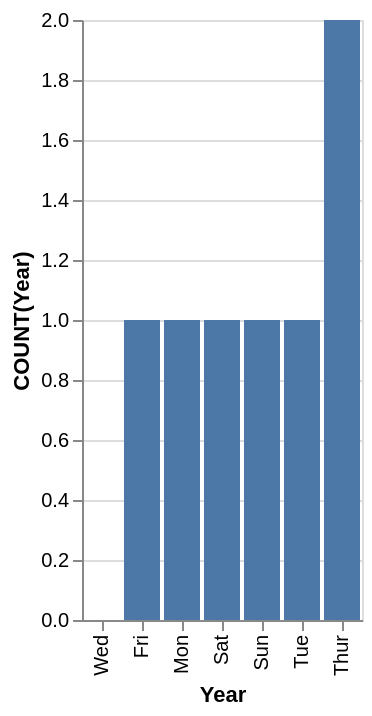

Write a Vega-Lite specification for this figure.
### Vega-Lite specification from a JSON file in a GitHub repository (floating-point values rounded to 4 significant figures)
{"data": {"values": [{"x_data": "Wed", "y_data": 0}, {"x_data": "Fri", "y_data": 1}, {"x_data": "Mon", "y_data": 1}, {"x_data": "Sat", "y_data": 1}, {"x_data": "Sun", "y_data": 1}, {"x_data": "Tue", "y_data": 1}, {"x_data": "Thur", "y_data": 2}]}, "mark": "bar", "encoding": {"x": {"field": "x_data", "type": "nominal", "title": "Year", "sort": {"op": "sum", "field": "y_data", "order": "ascending"}}, "y": {"field": "y_data", "type": "quantitative", "title": "COUNT(Year)"}}}
